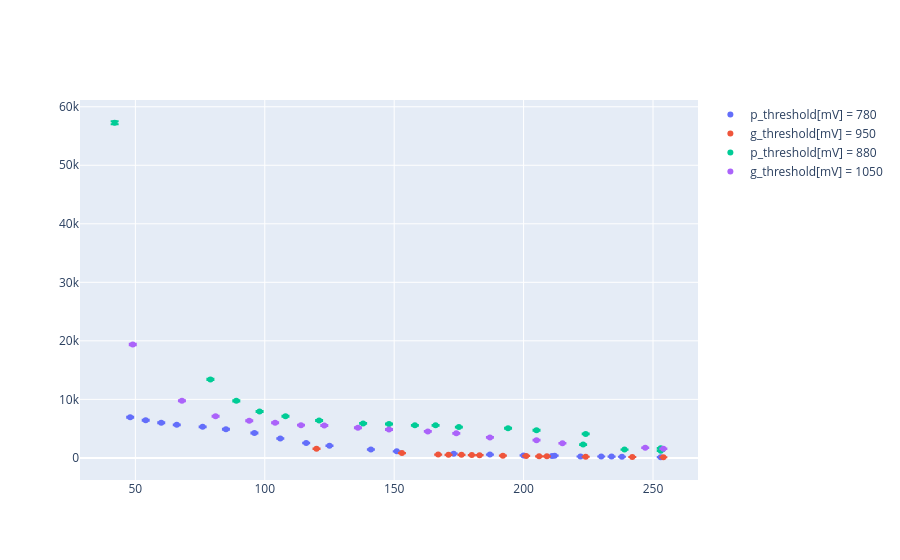

Notebook code cell kept with this figure:
### Code cell
df_780p = df_varia[df_varia['p_tensione[V]'] == 780]
df_950g = df_varia[df_varia['g_tensione[V]'] == 950]
df_800p = df_varia[df_varia['p_tensione[V]'] == 800]
df_980g = df_varia[df_varia['g_tensione[V]'] == 980]
df_880p = df_varia[df_varia['p_tensione[V]'] == 880]
df_1050g = df_varia[df_varia['g_tensione[V]'] == 1050]
fig = go.Figure()
fig.add_trace(go.Scatter(x=df_780p['p_threshold[mV]'], y=df_780p['p_count'], mode='markers', name='p_threshold[mV] = 780', error_y=dict(type='data', array=np.sqrt(df_780p['p_count']), visible=True)))
fig.add_trace(go.Scatter(x=df_950g['g_threshold[mV]'], y=df_950g['g_count'], mode='markers', name='g_threshold[mV] = 950', error_y=dict(type='data', array=np.sqrt(df_950g['g_count']), visible=True)))
fig.add_trace(go.Scatter(x=df_880p['p_threshold[mV]'], y=df_880p['p_count'], mode='markers', name='p_threshold[mV] = 880', error_y=dict(type='data', array=np.sqrt(df_880p['p_count']), visible=True)))
fig.add_trace(go.Scatter(x=df_1050g['g_threshold[mV]'], y=df_1050g['g_count'], mode='markers', name='g_threshold[mV] = 1050', error_y=dict(type='data', array=np.sqrt(df_1050g['g_count']), visible=True)))
# fig.add_trace(go.Scatter(x=df_800p['p_threshold[mV]'], y=df_800p['p_count'], mode='markers', name='p_threshold[mV] = 800', error_y=dict(type='data', array=np.sqrt(df_800p['p_count']), visible=True)))
# fig.add_trace(go.Scatter(x=df_980g['g_threshold[mV]'], y=df_980g['g_count'], mode='markers', name='g_threshold[mV] = 980', error_y=dict(type='data', array=np.sqrt(df_980g['g_count']), visible=True)))

### Figure 1 — Plotly figure (JSON) as saved in the notebook; plotly's stock layout.template omitted (floating-point values rounded to 4 significant figures)
{"data": [{"error_y": {"array": [37.68, 11.31, 20.45, 33.42, 14.76, 19.44, 13.86, 23.73, 15.2, 26.96, 15.49, 17.38, 45.37, 50.32, 57.57, 65.21, 69.92, 72.8, 75.11, 80.14, 83.26, 77.49], "type": "data", "visible": true}, "mode": "markers", "name": "p_threshold[mV] = 780", "type": "scatter", "x": [141, 253, 200, 151, 234, 212, 238, 187, 230, 173, 222, 211, 125, 116, 106, 96, 85, 76, 66, 54, 48, 60], "y": [1420.0, 128.0, 418.0, 1117.0, 218.0, 378.0, 192.0, 563.0, 231.0, 727.0, 240.0, 302.0, 2058.0, 2532.0, 3314.0, 4252.0, 4889.0, 5300.0, 5642.0, 6422.0, 6932.0, 6004.0]}, {"error_y": {"array": [39.34, 28.55, 21.59, 16.4, 19.29, 18.28, 14.04, 22.76, 23.6, 16.43, 21.91, 10.39, 12.29, 22.93, NaN, NaN, NaN, NaN, NaN, NaN, NaN, NaN, NaN, NaN, NaN, NaN, NaN], "type": "data", "visible": true}, "mode": "markers", "name": "g_threshold[mV] = 950", "type": "scatter", "x": [120, 153, 183, 209, 192, 201, 224, 171, 167, 206, 180, 254, 242, 176, 217, 217, 217, 217, 217, 217, 217, 217, 217, 217, 215, 215, 215], "y": [1548.0, 815.0, 466.0, 269.0, 372.0, 334.0, 197.0, 518.0, 557.0, 270.0, 480.0, 108.0, 151.0, 526.0, NaN, NaN, NaN, NaN, NaN, NaN, NaN, NaN, NaN, NaN, NaN, NaN, NaN]}, {"error_y": {"array": [63.93, 68.7, 71.13, 72.55, 74.55, 74.56, 76.05, 76.77, 79.93, 84.44, 89.08, 98.75, 115.8, 37.56, 40.44, 34.83, 47.64, 239.3, NaN], "type": "data", "visible": true}, "mode": "markers", "name": "p_threshold[mV] = 880", "type": "scatter", "x": [224, 205, 194, 175, 166, 158, 148, 138, 121, 108, 98, 89, 79, 239, 253, 253, 223, 42, 178], "y": [4087.0, 4720.0, 5059.0, 5263.0, 5557.0, 5559.0, 5784.0, 5893.0, 6389.0, 7130.0, 7936.0, 9751.0, 13410.0, 1411.0, 1635.0, 1213.0, 2270.0, 57270.0, NaN]}, {"error_y": {"array": [49.96, 59.06, 64.86, 67.29, 69.62, 71.8, 74.45, 74.79, 77.47, 79.74, 84.27, 98.8, 139.2, 55.07, 41.4, 39.62, NaN], "type": "data", "visible": true}, "mode": "markers", "name": "g_threshold[mV] = 1050", "type": "scatter", "x": [215, 187, 174, 163, 148, 136, 123, 114, 104, 94, 81, 68, 49, 205, 247, 254, 166], "y": [2496.0, 3488.0, 4207.0, 4528.0, 4847.0, 5155.0, 5543.0, 5593.0, 6001.0, 6359.0, 7102.0, 9762.0, 19370.0, 3033.0, 1714.0, 1570.0, NaN]}], "layout": {}}
